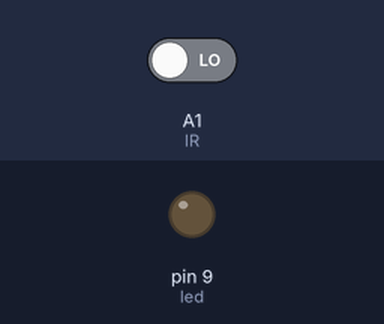
A sketch run on a simulated Arduino Uno, built with avr-gcc and run on an emulated ATmega328P. On the bench: output pins drawn as LEDs (lit = HIGH). Inputs (shaded band) come from the test bench; at power-on: A1 (IR) LOW. What the sketch prints to the serial monitor is not drawn.

Above: at 1.2 s.
1.3 s: A1 (IR) driven HIGH
At 2.2 s:
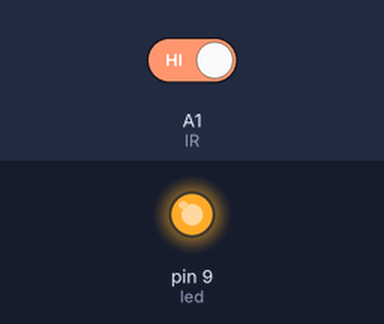
2.8 s: A1 (IR) driven LOW
At 3.3 s:
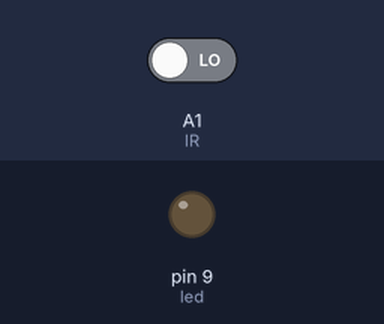
Timing chart, 0 to 5.8 s (numbered marks = the images above; inputs shaded):
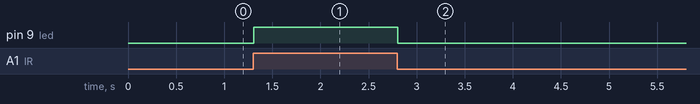

Measured:
- after the input at 1.3 s, pin 9 (led): LOW → HIGH at once
- after the input at 2.8 s, pin 9 (led): HIGH → LOW at once

The sketch:

IR_LED.ino
```cpp
#define IR A1

int reading;


int led = 9;


void setup() {
  Serial.begin(9600);


     pinMode (led , OUTPUT  );

}


void loop() {
  reading = digitalRead(IR);

  Serial.println(reading);
if ( reading == HIGH)
{
digitalWrite(led ,HIGH);
}

else
{
digitalWrite(led , LOW);
}


}
```
